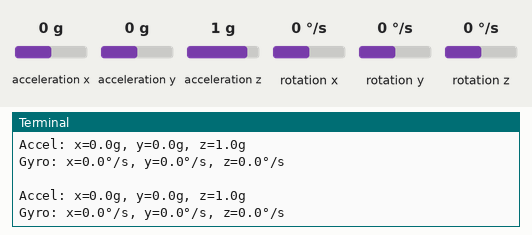
This program was run on a simulated Raspberry Pi (BCM pin numbers). Shown: the last lines printed to the terminal. Inputs (shaded band) come from the test bench; at power-on: acceleration x 0 g, acceleration y 0 g, acceleration z 1 g, rotation x 0 °/s, rotation y 0 °/s, rotation z 0 °/s.

Above: at 1.2 s.
1.3 s: acceleration x set to -1.4 g
At 2.5 s:
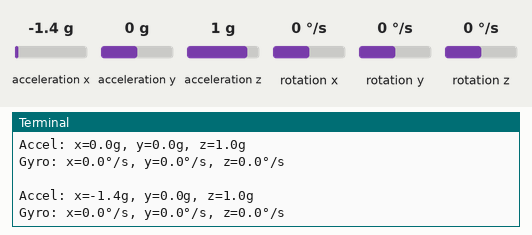
2.8 s: acceleration y set to -1.4 g
At 3.5 s:
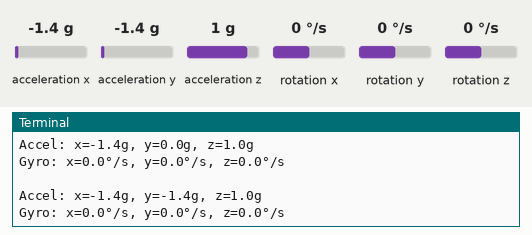
4.3 s: acceleration z set to -1.4 g
At 5.4 s:
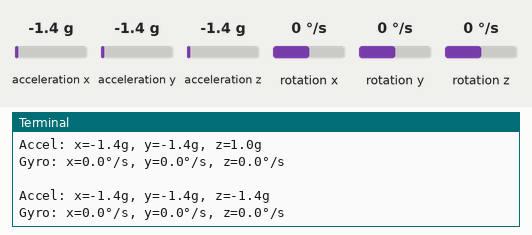
5.8 s: rotation x set to -192 °/s
At 6.4 s:
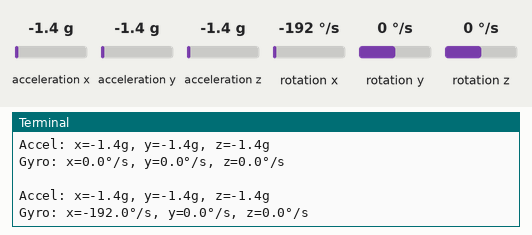
7.3 s: rotation y set to -192 °/s
At 8.4 s:
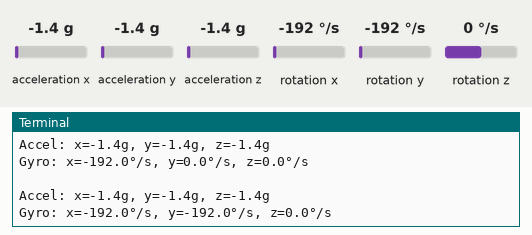

Measured:
- after the input at 1.3 s, the terminal: prints a new line after 0.72 s (image 1)
- after the input at 2.8 s, the terminal: prints a new line after 0.22 s (image 2)
- after the input at 4.3 s, the terminal: prints a new line after 0.74 s (image 3)
- after the input at 5.8 s, the terminal: prints a new line after 0.24 s (image 4)
- after the input at 7.3 s, the terminal: prints a new line after 0.75 s (image 5)

The program:

gyro.py
```python
import smbus
import time

class MPU6050:
    def __init__(self):
        # Initialize I2C bus and MPU6050 address
        self.bus = smbus.SMBus(1)
        self.address = 0x68

        # Wake up the MPU6050
        self.bus.write_byte_data(self.address, 0x6B, 0)

    def read_value(self, register):
        # Read 2 bytes and convert to signed value
        high = self.bus.read_byte_data(self.address, register)
        low = self.bus.read_byte_data(self.address, register + 1)
        value = (high << 8) | low

        if value > 32768:
            value -= 65536
        return value

    def get_readings(self):
        # Get accelerometer values (registers 0x3B-0x40)
        ax = self.read_value(0x3B) / 16384.0  # Convert to g
        ay = self.read_value(0x3D) / 16384.0
        az = self.read_value(0x3F) / 16384.0

        # Get gyroscope values (registers 0x43-0x48)
        gx = self.read_value(0x43) / 131.0  # Convert to degrees/sec
        gy = self.read_value(0x45) / 131.0
        gz = self.read_value(0x47) / 131.0

        return ax, ay, az, gx, gy, gz

def main():
    sensor = MPU6050()
    print("Reading MPU6050 values, press Ctrl+C to stop...")

    try:
        while True:
            ax, ay, az, gx, gy, gz = sensor.get_readings()
            print(f"\nAccel: x={ax:.1f}g, y={ay:.1f}g, z={az:.1f}g")
            print(f"Gyro: x={gx:.1f}°/s, y={gy:.1f}°/s, z={gz:.1f}°/s")
            time.sleep(1)

    except KeyboardInterrupt:
        print("\nStopped by user")

if __name__ == "__main__":
    main()
```
